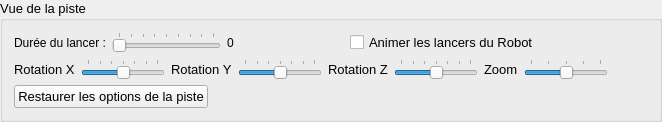
         <widget class="QGroupBox" name="groupBox">
          <property name="font">
           <font>
            <pointsize>10</pointsize>
            <weight>50</weight>
            <italic>false</italic>
            <bold>false</bold>
            <stylestrategy>PreferAntialias</stylestrategy>
            <kerning>false</kerning>
           </font>
          </property>
          <property name="autoFillBackground">
           <bool>false</bool>
          </property>
          <property name="title">
           <string>Vue de la piste</string>
          </property>
          <property name="flat">
           <bool>false</bool>
          </property>
          <property name="checkable">
           <bool>false</bool>
          </property>
          <layout class="QVBoxLayout" name="verticalLayout_2">
           <item>
            <layout class="QHBoxLayout" name="horizontalLayout_7">
             <item>
              <widget class="QLabel" name="labelDuree">
               <property name="sizePolicy">
                <sizepolicy hsizetype="Preferred" vsizetype="Preferred">
                 <horstretch>0</horstretch>
                 <verstretch>0</verstretch>
                </sizepolicy>
               </property>
               <property name="font">
                <font>
                 <family>Helvetica</family>
                 <pointsize>9</pointsize>
                 <stylestrategy>PreferAntialias</stylestrategy>
                 <kerning>false</kerning>
                </font>
               </property>
               <property name="text">
                <string>Durée du lancer :</string>
               </property>
               <property name="alignment">
                <set>Qt::AlignLeading|Qt::AlignLeft|Qt::AlignVCenter</set>
               </property>
              </widget>
             </item>
             <item>
              <widget class="QSlider" name="optionRollTime">
               <property name="font">
                <font>
                 <pointsize>9</pointsize>
                 <stylestrategy>PreferAntialias</stylestrategy>
                 <kerning>false</kerning>
                </font>
               </property>
               <property name="maximum">
                <number>4000</number>
               </property>
               <property name="singleStep">
                <number>1</number>
               </property>
               <property name="pageStep">
                <number>100</number>
               </property>
               <property name="tracking">
                <bool>true</bool>
               </property>
               <property name="orientation">
                <enum>Qt::Horizontal</enum>
               </property>
               <property name="invertedAppearance">
                <bool>false</bool>
               </property>
               <property name="tickPosition">
                <enum>QSlider::TicksAbove</enum>
               </property>
               <property name="tickInterval">
                <number>500</number>
               </property>
              </widget>
             </item>
             <item>
              <widget class="QLabel" name="optionRollText">
               <property name="font">
                <font>
                 <family>Helvetica</family>
                 <pointsize>9</pointsize>
                 <stylestrategy>PreferAntialias</stylestrategy>
                 <kerning>false</kerning>
                </font>
               </property>
               <property name="frameShape">
                <enum>QFrame::NoFrame</enum>
               </property>
               <property name="text">
                <string>0</string>
               </property>
              </widget>
             </item>
             <item>
              <spacer name="horizontalSpacer">
               <property name="orientation">
                <enum>Qt::Horizontal</enum>
               </property>
               <property name="sizeHint" stdset="0">
                <size>
                 <width>40</width>
                 <height>20</height>
                </size>
               </property>
              </spacer>
             </item>
             <item>
              <widget class="QCheckBox" name="optionAnimatedRobot">
               <property name="text">
                <string>Animer les lancers du Robot</string>
               </property>
              </widget>
             </item>
             <item>
              <spacer name="horizontalSpacer_6">
               <property name="orientation">
                <enum>Qt::Horizontal</enum>
               </property>
               <property name="sizeHint" stdset="0">
                <size>
                 <width>40</width>
                 <height>20</height>
                </size>
               </property>
              </spacer>
             </item>
            </layout>
           </item>
           <item>
            <layout class="QHBoxLayout" name="horizontalLayout_6">
             <item>
              <widget class="QLabel" name="label_10">
               <property name="font">
                <font>
                 <family>Helvetica</family>
                </font>
               </property>
               <property name="text">
                <string>Rotation X</string>
               </property>
              </widget>
             </item>
             <item>
              <widget class="QSlider" name="optionXRotate">
               <property name="font">
                <font>
                 <pointsize>9</pointsize>
                 <stylestrategy>PreferAntialias</stylestrategy>
                 <kerning>false</kerning>
                </font>
               </property>
               <property name="minimum">
                <number>-45</number>
               </property>
               <property name="maximum">
                <number>45</number>
               </property>
               <property name="singleStep">
                <number>1</number>
               </property>
               <property name="value">
                <number>0</number>
               </property>
               <property name="orientation">
                <enum>Qt::Horizontal</enum>
               </property>
               <property name="tickPosition">
                <enum>QSlider::TicksAbove</enum>
               </property>
               <property name="tickInterval">
                <number>15</number>
               </property>
              </widget>
             </item>
             <item>
              <widget class="QLabel" name="label_11">
               <property name="font">
                <font>
                 <family>Helvetica</family>
                </font>
               </property>
               <property name="text">
                <string>Rotation Y</string>
               </property>
              </widget>
             </item>
             <item>
              <widget class="QSlider" name="optionYRotate">
               <property name="font">
                <font>
                 <pointsize>9</pointsize>
                 <stylestrategy>PreferAntialias</stylestrategy>
                 <kerning>false</kerning>
                </font>
               </property>
               <property name="minimum">
                <number>-45</number>
               </property>
               <property name="maximum">
                <number>45</number>
               </property>
               <property name="singleStep">
                <number>15</number>
               </property>
               <property name="value">
                <number>0</number>
               </property>
               <property name="orientation">
                <enum>Qt::Horizontal</enum>
               </property>
               <property name="tickPosition">
                <enum>QSlider::TicksAbove</enum>
               </property>
               <property name="tickInterval">
                <number>15</number>
               </property>
              </widget>
             </item>
             <item>
              <widget class="QLabel" name="label_12">
               <property name="font">
                <font>
                 <family>Helvetica</family>
                </font>
               </property>
               <property name="text">
                <string>Rotation Z</string>
               </property>
              </widget>
             </item>
             <item>
              <widget class="QSlider" name="optionZRotate">
               <property name="font">
                <font>
                 <pointsize>9</pointsize>
                 <stylestrategy>PreferAntialias</stylestrategy>
                 <kerning>false</kerning>
                </font>
               </property>
               <property name="minimum">
                <number>-45</number>
               </property>
               <property name="maximum">
                <number>45</number>
               </property>
               <property name="singleStep">
                <number>15</number>
               </property>
               <property name="value">
                <number>0</number>
               </property>
               <property name="orientation">
                <enum>Qt::Horizontal</enum>
               </property>
               <property name="tickPosition">
                <enum>QSlider::TicksAbove</enum>
               </property>
               <property name="tickInterval">
                <number>15</number>
               </property>
              </widget>
             </item>
             <item>
              <widget class="QLabel" name="label_13">
               <property name="font">
                <font>
                 <family>Helvetica</family>
                </font>
               </property>
               <property name="text">
                <string>Zoom</string>
               </property>
              </widget>
             </item>
             <item>
              <widget class="QSlider" name="optionZoom">
               <property name="font">
                <font>
                 <pointsize>9</pointsize>
                 <stylestrategy>PreferAntialias</stylestrategy>
                 <kerning>false</kerning>
                </font>
               </property>
               <property name="minimum">
                <number>50</number>
               </property>
               <property name="maximum">
                <number>150</number>
               </property>
               <property name="value">
                <number>100</number>
               </property>
               <property name="orientation">
                <enum>Qt::Horizontal</enum>
               </property>
               <property name="tickPosition">
                <enum>QSlider::TicksAbove</enum>
               </property>
               <property name="tickInterval">
                <number>25</number>
               </property>
              </widget>
             </item>
             <item>
              <spacer name="horizontalSpacer_4">
               <property name="orientation">
                <enum>Qt::Horizontal</enum>
               </property>
               <property name="sizeHint" stdset="0">
                <size>
                 <width>40</width>
                 <height>20</height>
                </size>
               </property>
              </spacer>
             </item>
            </layout>
           </item>
           <item>
            <layout class="QHBoxLayout" name="horizontalLayout_8">
             <item>
              <widget class="QPushButton" name="optionSetDefaultDisplay">
               <property name="font">
                <font>
                 <family>Helvetica</family>
                </font>
               </property>
               <property name="text">
                <string>Restaurer les options de la piste</string>
               </property>
              </widget>
             </item>
             <item>
              <spacer name="horizontalSpacer_8">
               <property name="font">
                <font>
                 <pointsize>9</pointsize>
                 <stylestrategy>PreferAntialias</stylestrategy>
                 <kerning>false</kerning>
                </font>
               </property>
               <property name="orientation">
                <enum>Qt::Horizontal</enum>
               </property>
               <property name="sizeHint" stdset="0">
                <size>
                 <width>40</width>
                 <height>20</height>
                </size>
               </property>
              </spacer>
             </item>
            </layout>
           </item>
          </layout>
         </widget>
